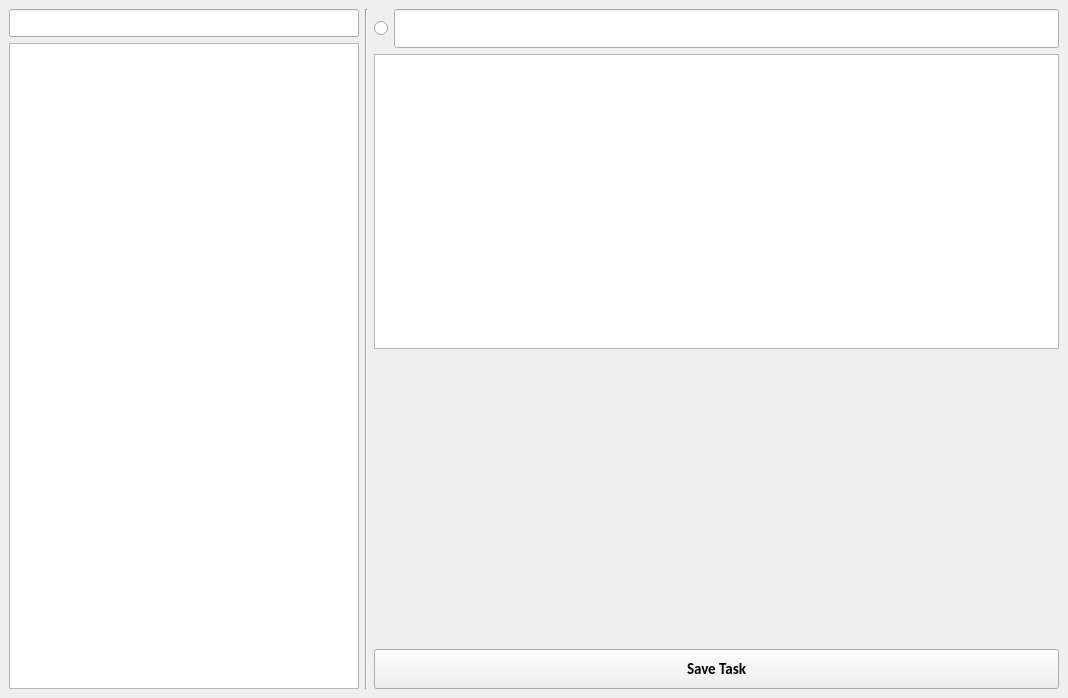
<?xml version="1.0" encoding="UTF-8"?>
<ui version="4.0">
 <class>MainWindow</class>
 <widget class="QMainWindow" name="MainWindow">
  <property name="geometry">
   <rect>
    <x>0</x>
    <y>0</y>
    <width>1068</width>
    <height>698</height>
   </rect>
  </property>
  <property name="windowTitle">
   <string>MainWindow</string>
  </property>
  <property name="styleSheet">
   <string notr="true"/>
  </property>
  <widget class="QWidget" name="centralwidget">
   <property name="styleSheet">
    <string notr="true"/>
   </property>
   <layout class="QGridLayout" name="gridLayout">
    <item row="1" column="0">
     <layout class="QVBoxLayout" name="verticalLayout">
      <item>
       <widget class="QLineEdit" name="taskSearchEdit">
        <property name="minimumSize">
         <size>
          <width>350</width>
          <height>0</height>
         </size>
        </property>
        <property name="maximumSize">
         <size>
          <width>350</width>
          <height>16777215</height>
         </size>
        </property>
        <property name="font">
         <font>
          <family>Calibri</family>
          <pointsize>11</pointsize>
         </font>
        </property>
        <property name="styleSheet">
         <string notr="true"/>
        </property>
       </widget>
      </item>
      <item>
       <widget class="QListWidget" name="taskList">
        <property name="minimumSize">
         <size>
          <width>350</width>
          <height>0</height>
         </size>
        </property>
        <property name="maximumSize">
         <size>
          <width>350</width>
          <height>16777215</height>
         </size>
        </property>
        <property name="font">
         <font>
          <family>Calibri</family>
          <pointsize>11</pointsize>
         </font>
        </property>
       </widget>
      </item>
     </layout>
    </item>
    <item row="1" column="2" colspan="2">
     <layout class="QGridLayout" name="gridLayout_2">
      <item row="5" column="1">
       <widget class="QPushButton" name="taskSaveButton">
        <property name="minimumSize">
         <size>
          <width>100</width>
          <height>40</height>
         </size>
        </property>
        <property name="font">
         <font>
          <family>Calibri</family>
          <pointsize>11</pointsize>
          <weight>75</weight>
          <bold>true</bold>
          <kerning>true</kerning>
         </font>
        </property>
        <property name="styleSheet">
         <string notr="true"/>
        </property>
        <property name="text">
         <string>Save Task</string>
        </property>
       </widget>
      </item>
      <item row="4" column="1">
       <spacer name="verticalSpacer">
        <property name="orientation">
         <enum>Qt::Vertical</enum>
        </property>
        <property name="sizeHint" stdset="0">
         <size>
          <width>20</width>
          <height>40</height>
         </size>
        </property>
       </spacer>
      </item>
      <item row="1" column="1">
       <widget class="QTextEdit" name="taskDescEdit">
        <property name="minimumSize">
         <size>
          <width>650</width>
          <height>0</height>
         </size>
        </property>
        <property name="font">
         <font>
          <pointsize>11</pointsize>
         </font>
        </property>
       </widget>
      </item>
      <item row="0" column="1">
       <layout class="QHBoxLayout" name="horizontalLayout_3">
        <item>
         <widget class="QRadioButton" name="taskComplete">
          <property name="sizePolicy">
           <sizepolicy hsizetype="Minimum" vsizetype="Fixed">
            <horstretch>0</horstretch>
            <verstretch>0</verstretch>
           </sizepolicy>
          </property>
          <property name="text">
           <string/>
          </property>
         </widget>
        </item>
        <item>
         <widget class="QLineEdit" name="taskTitleEdit">
          <property name="minimumSize">
           <size>
            <width>650</width>
            <height>0</height>
           </size>
          </property>
          <property name="font">
           <font>
            <pointsize>20</pointsize>
           </font>
          </property>
         </widget>
        </item>
       </layout>
      </item>
     </layout>
    </item>
    <item row="1" column="1">
     <widget class="Line" name="listSeparator">
      <property name="styleSheet">
       <string notr="true"/>
      </property>
      <property name="orientation">
       <enum>Qt::Vertical</enum>
      </property>
     </widget>
    </item>
   </layout>
  </widget>
 </widget>
 <resources/>
 <connections/>
</ui>
